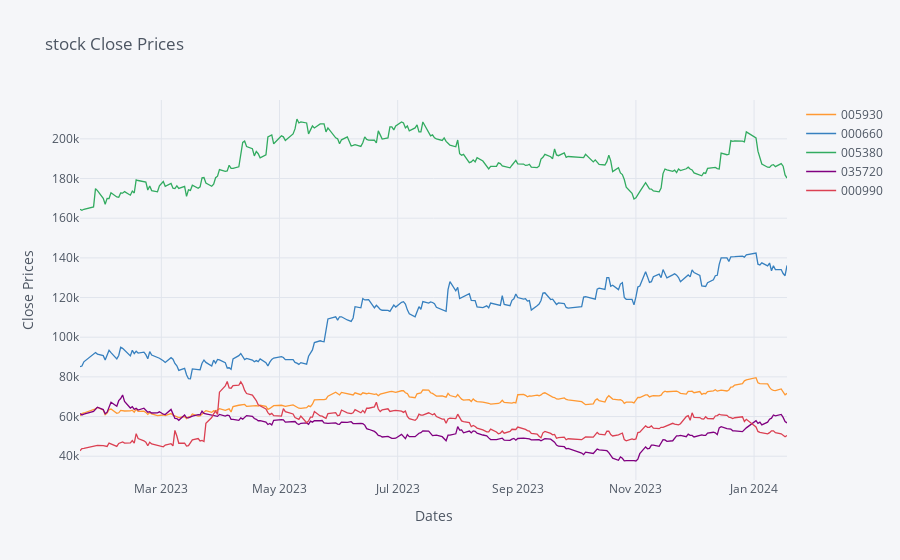

Notebook source saved alongside this figure:
### Code cell
# 선택한 기업들 주가 하나의 그래프로 시각화
selected_stock_data.iplot(title='stock Close Prices', xTitle='Dates', yTitle='Close Prices')

### Figure 1 — Plotly figure (JSON) as saved in the notebook; plotly's stock layout.template omitted (floating-point values rounded to 4 significant figures; data arrays with more than 128 entries replaced by an {"elided": "..."} marker saying what was removed)
{"data": [{"line": {"color": "rgba(255, 153, 51, 1.0)", "dash": "solid", "shape": "linear", "width": 1.3}, "mode": "lines", "name": "005930", "text": "", "type": "scatter", "x": {"elided": "246 str values"}, "y": {"elided": "246 int values"}}, {"line": {"color": "rgba(55, 128, 191, 1.0)", "dash": "solid", "shape": "linear", "width": 1.3}, "mode": "lines", "name": "000660", "text": "", "type": "scatter", "x": {"elided": "246 str values"}, "y": {"elided": "246 int values"}}, {"line": {"color": "rgba(50, 171, 96, 1.0)", "dash": "solid", "shape": "linear", "width": 1.3}, "mode": "lines", "name": "005380", "text": "", "type": "scatter", "x": {"elided": "246 str values"}, "y": {"elided": "246 int values"}}, {"line": {"color": "rgba(128, 0, 128, 1.0)", "dash": "solid", "shape": "linear", "width": 1.3}, "mode": "lines", "name": "035720", "text": "", "type": "scatter", "x": {"elided": "246 str values"}, "y": {"elided": "246 int values"}}, {"line": {"color": "rgba(219, 64, 82, 1.0)", "dash": "solid", "shape": "linear", "width": 1.3}, "mode": "lines", "name": "000990", "text": "", "type": "scatter", "x": {"elided": "246 str values"}, "y": {"elided": "246 int values"}}], "layout": {"legend": {"bgcolor": "#F5F6F9", "font": {"color": "#4D5663"}}, "paper_bgcolor": "#F5F6F9", "plot_bgcolor": "#F5F6F9", "title": {"font": {"color": "#4D5663"}, "text": "stock Close Prices"}, "xaxis": {"gridcolor": "#E1E5ED", "showgrid": true, "tickfont": {"color": "#4D5663"}, "title": {"font": {"color": "#4D5663"}, "text": "Dates"}, "zerolinecolor": "#E1E5ED"}, "yaxis": {"gridcolor": "#E1E5ED", "showgrid": true, "tickfont": {"color": "#4D5663"}, "title": {"font": {"color": "#4D5663"}, "text": "Close Prices"}, "zerolinecolor": "#E1E5ED"}}}
